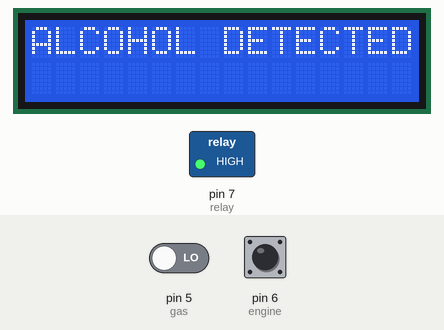
Bench run of a sketch on a simulated Arduino Uno, built with avr-gcc and run on an emulated ATmega328P. Parts: 16×2 character LCD, switched loads named in the sketch (green lamp = pin HIGH). Inputs (shaded band) come from the test bench; at power-on: pin 5 (gas) LOW, pin 6 (engine) HIGH.

Above: at 1.2 s.
1.3 s: pin 5 (gas) driven HIGH
At 2.4 s:
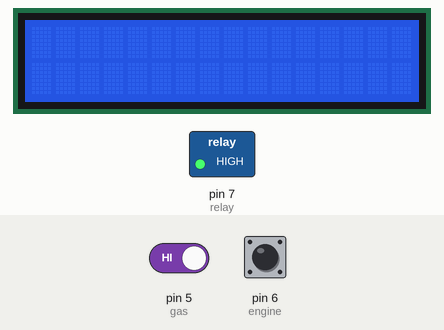
3.6 s: pin 6 (engine) pulled LOW for 1.25 s
At 4.1 s:
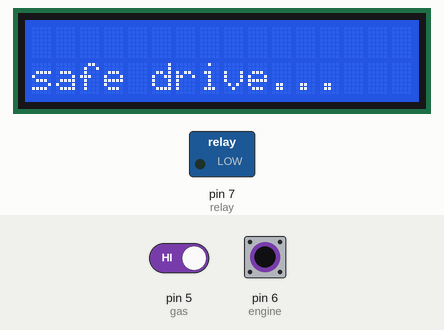
6.3 s: pin 5 (gas) driven LOW
At 7.1 s:
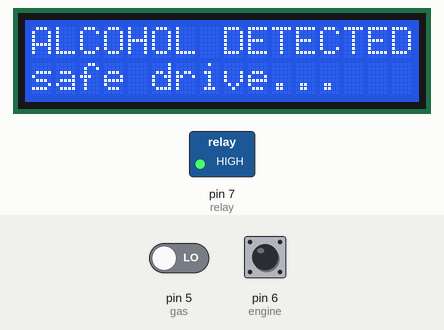
Timing chart, 0 to 9.3 s (numbered marks = the images above; inputs shaded):
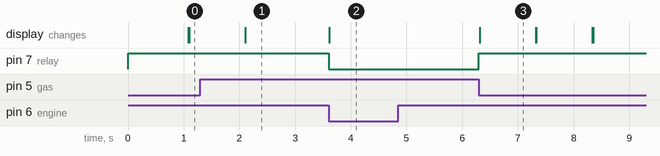

The sketch:

sketch_sep9a.ino
```cpp
#include <LiquidCrystal_I2C.h>
#include <Wire.h>
LiquidCrystal_I2C lcd(0x3F,16,2);//RS,EN,D4,D5,D6,D7
#define gas 5
#define engine 6
#define gnd 3
#define relay 7
int alc=0,button=0;
void setup()
{
Serial.begin(9600);       // initialize serial communications at 9600 bps:
pinMode(gas,INPUT);
pinMode(engine,INPUT_PULLUP);
pinMode(relay,OUTPUT);
pinMode(gnd,OUTPUT);
digitalWrite(relay,HIGH);
digitalWrite(gnd,LOW);
lcd.init();
lcd.backlight(); //initializing LCD lcd.setCursor(0,0); lcd.print("Smart Vehicle"); lcd.setCursor(0,1); lcd.print("Protection"); delay(3000); lcd.clear(); lcd.setCursor(0,0); lcd.print("press key...."); delay(1000);
}
void loop()
{
alc=digitalRead(gas);
button=digitalRead(engine);
if(alc==HIGH)
{
if(button==LOW)
{ lcd.clear();
digitalWrite(relay,LOW);
lcd.setCursor(0,1);
lcd.print("safe drive...");
delay(2000);
}
}
else
{
digitalWrite(relay,HIGH);
lcd.setCursor(0,0);
lcd.print("ALCOHOL DETECTED");
delay(1000);
lcd.clear();
}
}
```

Measured:
- after the input at 3.6 s, pin 7 (relay): HIGH → LOW at once; the display: changes at once (image 2)
- after the input at 6.3 s, pin 7 (relay): LOW → HIGH at once; the display: changes at once (image 3)
- what the display in image 3 shows lasts 1.0 s, from 6.3 s to 7.3 s
